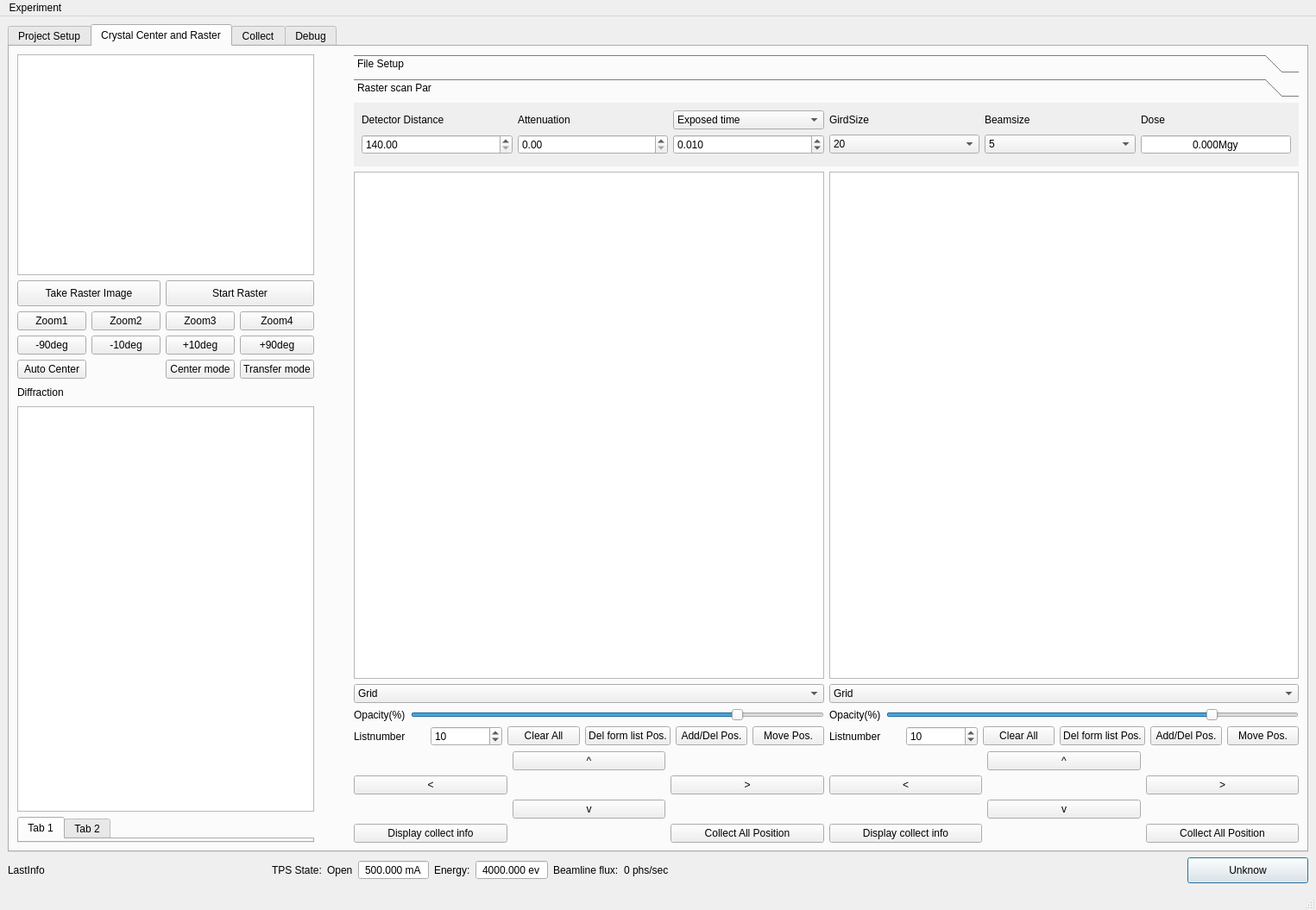
<?xml version="1.0" encoding="UTF-8"?>
<ui version="4.0">
 <class>MainWindow</class>
 <widget class="QMainWindow" name="MainWindow">
  <property name="geometry">
   <rect>
    <x>0</x>
    <y>0</y>
    <width>1525</width>
    <height>1055</height>
   </rect>
  </property>
  <property name="sizePolicy">
   <sizepolicy hsizetype="Preferred" vsizetype="Preferred">
    <horstretch>0</horstretch>
    <verstretch>0</verstretch>
   </sizepolicy>
  </property>
  <property name="windowTitle">
   <string>Mesh and Collect</string>
  </property>
  <widget class="QWidget" name="centralwidget">
   <property name="sizePolicy">
    <sizepolicy hsizetype="Maximum" vsizetype="Maximum">
     <horstretch>0</horstretch>
     <verstretch>0</verstretch>
    </sizepolicy>
   </property>
   <layout class="QGridLayout" name="gridLayout_2" rowstretch="0,0,0" columnstretch="0,0,0">
    <property name="sizeConstraint">
     <enum>QLayout::SetDefaultConstraint</enum>
    </property>
    <item row="2" column="0" colspan="3">
     <layout class="QHBoxLayout" name="horizontalLayout">
      <item>
       <widget class="QLabel" name="LastInfo">
        <property name="minimumSize">
         <size>
          <width>300</width>
          <height>0</height>
         </size>
        </property>
        <property name="frameShape">
         <enum>QFrame::NoFrame</enum>
        </property>
        <property name="text">
         <string>LastInfo</string>
        </property>
        <property name="textFormat">
         <enum>Qt::AutoText</enum>
        </property>
       </widget>
      </item>
      <item>
       <widget class="QLabel" name="label">
        <property name="text">
         <string>TPS State:</string>
        </property>
       </widget>
      </item>
      <item>
       <widget class="QLabel" name="TPSStateText">
        <property name="font">
         <font>
          <weight>50</weight>
          <bold>false</bold>
         </font>
        </property>
        <property name="text">
         <string>Open</string>
        </property>
       </widget>
      </item>
      <item>
       <widget class="QDoubleSpinBox" name="Current">
        <property name="minimumSize">
         <size>
          <width>0</width>
          <height>0</height>
         </size>
        </property>
        <property name="autoFillBackground">
         <bool>false</bool>
        </property>
        <property name="frame">
         <bool>true</bool>
        </property>
        <property name="alignment">
         <set>Qt::AlignCenter</set>
        </property>
        <property name="readOnly">
         <bool>true</bool>
        </property>
        <property name="buttonSymbols">
         <enum>QAbstractSpinBox::NoButtons</enum>
        </property>
        <property name="specialValueText">
         <string/>
        </property>
        <property name="accelerated">
         <bool>false</bool>
        </property>
        <property name="keyboardTracking">
         <bool>true</bool>
        </property>
        <property name="prefix">
         <string/>
        </property>
        <property name="suffix">
         <string> mA</string>
        </property>
        <property name="decimals">
         <number>3</number>
        </property>
        <property name="maximum">
         <double>1000.000000000000000</double>
        </property>
        <property name="value">
         <double>500.000000000000000</double>
        </property>
       </widget>
      </item>
      <item>
       <widget class="QLabel" name="label_2">
        <property name="text">
         <string>Energy:</string>
        </property>
       </widget>
      </item>
      <item>
       <widget class="QDoubleSpinBox" name="Energy">
        <property name="alignment">
         <set>Qt::AlignCenter</set>
        </property>
        <property name="readOnly">
         <bool>true</bool>
        </property>
        <property name="buttonSymbols">
         <enum>QAbstractSpinBox::NoButtons</enum>
        </property>
        <property name="prefix">
         <string/>
        </property>
        <property name="suffix">
         <string> ev</string>
        </property>
        <property name="decimals">
         <number>3</number>
        </property>
        <property name="minimum">
         <double>4000.000000000000000</double>
        </property>
        <property name="maximum">
         <double>20000.000000000000000</double>
        </property>
       </widget>
      </item>
      <item>
       <widget class="QLabel" name="label_6">
        <property name="text">
         <string>Beamline flux:</string>
        </property>
       </widget>
      </item>
      <item>
       <widget class="QLabel" name="beamlineflux">
        <property name="inputMethodHints">
         <set>Qt::ImhNone</set>
        </property>
        <property name="frameShape">
         <enum>QFrame::NoFrame</enum>
        </property>
        <property name="frameShadow">
         <enum>QFrame::Plain</enum>
        </property>
        <property name="lineWidth">
         <number>1</number>
        </property>
        <property name="midLineWidth">
         <number>0</number>
        </property>
        <property name="text">
         <string>0 phs/sec</string>
        </property>
        <property name="textFormat">
         <enum>Qt::AutoText</enum>
        </property>
        <property name="scaledContents">
         <bool>false</bool>
        </property>
        <property name="textInteractionFlags">
         <set>Qt::LinksAccessibleByMouse|Qt::TextSelectableByMouse</set>
        </property>
       </widget>
      </item>
      <item>
       <spacer name="horizontalSpacer_2">
        <property name="orientation">
         <enum>Qt::Horizontal</enum>
        </property>
        <property name="sizeHint" stdset="0">
         <size>
          <width>40</width>
          <height>20</height>
         </size>
        </property>
       </spacer>
      </item>
      <item>
       <widget class="QPushButton" name="Active">
        <property name="minimumSize">
         <size>
          <width>140</width>
          <height>30</height>
         </size>
        </property>
        <property name="text">
         <string>Unknow</string>
        </property>
        <property name="checkable">
         <bool>true</bool>
        </property>
        <property name="checked">
         <bool>false</bool>
        </property>
        <property name="autoRepeat">
         <bool>false</bool>
        </property>
        <property name="autoExclusive">
         <bool>false</bool>
        </property>
        <property name="autoDefault">
         <bool>false</bool>
        </property>
        <property name="default">
         <bool>true</bool>
        </property>
       </widget>
      </item>
     </layout>
    </item>
    <item row="0" column="0" colspan="3">
     <widget class="QTabWidget" name="tabWidget">
      <property name="currentIndex">
       <number>1</number>
      </property>
      <widget class="QWidget" name="tab_1">
       <attribute name="title">
        <string>Project Setup</string>
       </attribute>
       <layout class="QGridLayout" name="gridLayout">
        <item row="0" column="0">
         <widget class="QComboBox" name="comboBox">
          <item>
           <property name="text">
            <string>I has no idea.....</string>
           </property>
          </item>
          <item>
           <property name="text">
            <string>Single Crystal</string>
           </property>
          </item>
          <item>
           <property name="text">
            <string>Small wedge</string>
           </property>
          </item>
         </widget>
        </item>
       </layout>
      </widget>
      <widget class="QWidget" name="tab_2">
       <attribute name="title">
        <string>Crystal Center and Raster</string>
       </attribute>
       <layout class="QGridLayout" name="gridLayout_5" columnstretch="0,0,50,50">
        <item row="0" column="0" rowspan="2">
         <layout class="QGridLayout" name="gridLayout_4" columnminimumwidth="0,0,0,0">
          <item row="5" column="0">
           <widget class="QPushButton" name="Autocenter">
            <property name="sizePolicy">
             <sizepolicy hsizetype="MinimumExpanding" vsizetype="Fixed">
              <horstretch>0</horstretch>
              <verstretch>0</verstretch>
             </sizepolicy>
            </property>
            <property name="text">
             <string>Auto Center</string>
            </property>
           </widget>
          </item>
          <item row="3" column="0">
           <widget class="QPushButton" name="Zoom1">
            <property name="sizePolicy">
             <sizepolicy hsizetype="MinimumExpanding" vsizetype="Fixed">
              <horstretch>0</horstretch>
              <verstretch>0</verstretch>
             </sizepolicy>
            </property>
            <property name="text">
             <string>Zoom1</string>
            </property>
           </widget>
          </item>
          <item row="4" column="2">
           <widget class="QPushButton" name="pos_10deg">
            <property name="sizePolicy">
             <sizepolicy hsizetype="MinimumExpanding" vsizetype="Fixed">
              <horstretch>0</horstretch>
              <verstretch>0</verstretch>
             </sizepolicy>
            </property>
            <property name="text">
             <string>+10deg</string>
            </property>
           </widget>
          </item>
          <item row="4" column="3">
           <widget class="QPushButton" name="pos_90deg">
            <property name="sizePolicy">
             <sizepolicy hsizetype="MinimumExpanding" vsizetype="Fixed">
              <horstretch>0</horstretch>
              <verstretch>0</verstretch>
             </sizepolicy>
            </property>
            <property name="text">
             <string>+90deg</string>
            </property>
           </widget>
          </item>
          <item row="5" column="2">
           <widget class="QPushButton" name="Centermode">
            <property name="sizePolicy">
             <sizepolicy hsizetype="MinimumExpanding" vsizetype="Fixed">
              <horstretch>0</horstretch>
              <verstretch>0</verstretch>
             </sizepolicy>
            </property>
            <property name="text">
             <string>Center mode</string>
            </property>
           </widget>
          </item>
          <item row="3" column="1">
           <widget class="QPushButton" name="Zoom2">
            <property name="sizePolicy">
             <sizepolicy hsizetype="MinimumExpanding" vsizetype="Fixed">
              <horstretch>0</horstretch>
              <verstretch>0</verstretch>
             </sizepolicy>
            </property>
            <property name="text">
             <string>Zoom2</string>
            </property>
           </widget>
          </item>
          <item row="4" column="0">
           <widget class="QPushButton" name="neg_90deg">
            <property name="sizePolicy">
             <sizepolicy hsizetype="MinimumExpanding" vsizetype="Fixed">
              <horstretch>0</horstretch>
              <verstretch>0</verstretch>
             </sizepolicy>
            </property>
            <property name="text">
             <string>-90deg</string>
            </property>
           </widget>
          </item>
          <item row="4" column="1">
           <widget class="QPushButton" name="neg_10deg">
            <property name="sizePolicy">
             <sizepolicy hsizetype="MinimumExpanding" vsizetype="Fixed">
              <horstretch>0</horstretch>
              <verstretch>0</verstretch>
             </sizepolicy>
            </property>
            <property name="text">
             <string>-10deg</string>
            </property>
           </widget>
          </item>
          <item row="3" column="2">
           <widget class="QPushButton" name="Zoom3">
            <property name="sizePolicy">
             <sizepolicy hsizetype="MinimumExpanding" vsizetype="Fixed">
              <horstretch>0</horstretch>
              <verstretch>0</verstretch>
             </sizepolicy>
            </property>
            <property name="text">
             <string>Zoom3</string>
            </property>
           </widget>
          </item>
          <item row="3" column="3">
           <widget class="QPushButton" name="Zoom4">
            <property name="sizePolicy">
             <sizepolicy hsizetype="MinimumExpanding" vsizetype="Fixed">
              <horstretch>0</horstretch>
              <verstretch>0</verstretch>
             </sizepolicy>
            </property>
            <property name="text">
             <string>Zoom4</string>
            </property>
           </widget>
          </item>
          <item row="5" column="3">
           <widget class="QPushButton" name="Transfermode">
            <property name="sizePolicy">
             <sizepolicy hsizetype="MinimumExpanding" vsizetype="Fixed">
              <horstretch>0</horstretch>
              <verstretch>0</verstretch>
             </sizepolicy>
            </property>
            <property name="text">
             <string>Transfer mode</string>
            </property>
           </widget>
          </item>
          <item row="0" column="0" colspan="4">
           <widget class="QGraphicsView" name="SampleViedo">
            <property name="sizePolicy">
             <sizepolicy hsizetype="MinimumExpanding" vsizetype="Minimum">
              <horstretch>0</horstretch>
              <verstretch>0</verstretch>
             </sizepolicy>
            </property>
            <property name="minimumSize">
             <size>
              <width>320</width>
              <height>256</height>
             </size>
            </property>
            <property name="maximumSize">
             <size>
              <width>1280</width>
              <height>1024</height>
             </size>
            </property>
            <property name="frameShape">
             <enum>QFrame::StyledPanel</enum>
            </property>
            <property name="verticalScrollBarPolicy">
             <enum>Qt::ScrollBarAlwaysOff</enum>
            </property>
            <property name="horizontalScrollBarPolicy">
             <enum>Qt::ScrollBarAlwaysOff</enum>
            </property>
            <property name="sizeAdjustPolicy">
             <enum>QAbstractScrollArea::AdjustToContents</enum>
            </property>
           </widget>
          </item>
          <item row="1" column="0" colspan="2">
           <widget class="QPushButton" name="Raster">
            <property name="sizePolicy">
             <sizepolicy hsizetype="MinimumExpanding" vsizetype="Fixed">
              <horstretch>0</horstretch>
              <verstretch>0</verstretch>
             </sizepolicy>
            </property>
            <property name="minimumSize">
             <size>
              <width>0</width>
              <height>30</height>
             </size>
            </property>
            <property name="text">
             <string>Take Raster Image</string>
            </property>
            <property name="iconSize">
             <size>
              <width>16</width>
              <height>16</height>
             </size>
            </property>
           </widget>
          </item>
          <item row="1" column="2" colspan="2">
           <widget class="QPushButton" name="StartRaster">
            <property name="sizePolicy">
             <sizepolicy hsizetype="MinimumExpanding" vsizetype="Fixed">
              <horstretch>0</horstretch>
              <verstretch>0</verstretch>
             </sizepolicy>
            </property>
            <property name="minimumSize">
             <size>
              <width>0</width>
              <height>30</height>
             </size>
            </property>
            <property name="text">
             <string>Start Raster</string>
            </property>
            <property name="iconSize">
             <size>
              <width>16</width>
              <height>16</height>
             </size>
            </property>
           </widget>
          </item>
         </layout>
        </item>
        <item row="0" column="2" colspan="2">
         <widget class="QToolBox" name="toolBox">
          <property name="sizePolicy">
           <sizepolicy hsizetype="Expanding" vsizetype="Fixed">
            <horstretch>0</horstretch>
            <verstretch>0</verstretch>
           </sizepolicy>
          </property>
          <property name="minimumSize">
           <size>
            <width>0</width>
            <height>0</height>
           </size>
          </property>
          <property name="maximumSize">
           <size>
            <width>16777215</width>
            <height>130</height>
           </size>
          </property>
          <property name="layoutDirection">
           <enum>Qt::LeftToRight</enum>
          </property>
          <property name="autoFillBackground">
           <bool>false</bool>
          </property>
          <property name="frameShape">
           <enum>QFrame::NoFrame</enum>
          </property>
          <property name="frameShadow">
           <enum>QFrame::Plain</enum>
          </property>
          <property name="lineWidth">
           <number>1</number>
          </property>
          <property name="midLineWidth">
           <number>0</number>
          </property>
          <property name="currentIndex">
           <number>1</number>
          </property>
          <widget class="QWidget" name="page_3">
           <property name="geometry">
            <rect>
             <x>0</x>
             <y>0</y>
             <width>1070</width>
             <height>72</height>
            </rect>
           </property>
           <attribute name="label">
            <string>File Setup</string>
           </attribute>
           <layout class="QGridLayout" name="gridLayout_12">
            <item row="0" column="0">
             <widget class="QLineEdit" name="RootPath"/>
            </item>
            <item row="1" column="0">
             <widget class="QLineEdit" name="RootPath_2">
              <property name="enabled">
               <bool>false</bool>
              </property>
              <property name="frame">
               <bool>true</bool>
              </property>
              <property name="readOnly">
               <bool>true</bool>
              </property>
             </widget>
            </item>
           </layout>
          </widget>
          <widget class="QWidget" name="page_5">
           <property name="geometry">
            <rect>
             <x>0</x>
             <y>0</y>
             <width>1056</width>
             <height>73</height>
            </rect>
           </property>
           <property name="sizePolicy">
            <sizepolicy hsizetype="Preferred" vsizetype="Fixed">
             <horstretch>0</horstretch>
             <verstretch>0</verstretch>
            </sizepolicy>
           </property>
           <attribute name="label">
            <string>Raster scan Par</string>
           </attribute>
           <layout class="QVBoxLayout" name="verticalLayout_7">
            <property name="sizeConstraint">
             <enum>QLayout::SetMinimumSize</enum>
            </property>
            <item>
             <layout class="QGridLayout" name="gridLayout_10">
              <property name="sizeConstraint">
               <enum>QLayout::SetDefaultConstraint</enum>
              </property>
              <item row="0" column="0">
               <widget class="QLabel" name="label_14">
                <property name="sizePolicy">
                 <sizepolicy hsizetype="Preferred" vsizetype="Fixed">
                  <horstretch>0</horstretch>
                  <verstretch>0</verstretch>
                 </sizepolicy>
                </property>
                <property name="text">
                 <string>Detector Distance</string>
                </property>
               </widget>
              </item>
              <item row="1" column="2">
               <widget class="QDoubleSpinBox" name="ExpouseValue">
                <property name="sizePolicy">
                 <sizepolicy hsizetype="Preferred" vsizetype="Fixed">
                  <horstretch>0</horstretch>
                  <verstretch>0</verstretch>
                 </sizepolicy>
                </property>
                <property name="decimals">
                 <number>3</number>
                </property>
                <property name="maximum">
                 <double>100.000000000000000</double>
                </property>
                <property name="value">
                 <double>0.010000000000000</double>
                </property>
               </widget>
              </item>
              <item row="0" column="2">
               <widget class="QComboBox" name="ExpousetimeType">
                <property name="sizePolicy">
                 <sizepolicy hsizetype="Preferred" vsizetype="Fixed">
                  <horstretch>0</horstretch>
                  <verstretch>0</verstretch>
                 </sizepolicy>
                </property>
                <property name="minimumSize">
                 <size>
                  <width>110</width>
                  <height>0</height>
                 </size>
                </property>
                <item>
                 <property name="text">
                  <string>Exposed time</string>
                 </property>
                </item>
                <item>
                 <property name="text">
                  <string>Rate</string>
                 </property>
                </item>
               </widget>
              </item>
              <item row="1" column="1">
               <widget class="QDoubleSpinBox" name="Attenuation">
                <property name="sizePolicy">
                 <sizepolicy hsizetype="Preferred" vsizetype="Fixed">
                  <horstretch>0</horstretch>
                  <verstretch>0</verstretch>
                 </sizepolicy>
                </property>
               </widget>
              </item>
              <item row="1" column="5">
               <widget class="QDoubleSpinBox" name="rasterdose">
                <property name="sizePolicy">
                 <sizepolicy hsizetype="Preferred" vsizetype="Fixed">
                  <horstretch>0</horstretch>
                  <verstretch>0</verstretch>
                 </sizepolicy>
                </property>
                <property name="minimumSize">
                 <size>
                  <width>0</width>
                  <height>0</height>
                 </size>
                </property>
                <property name="alignment">
                 <set>Qt::AlignCenter</set>
                </property>
                <property name="readOnly">
                 <bool>true</bool>
                </property>
                <property name="buttonSymbols">
                 <enum>QAbstractSpinBox::NoButtons</enum>
                </property>
                <property name="suffix">
                 <string>Mgy</string>
                </property>
                <property name="decimals">
                 <number>3</number>
                </property>
               </widget>
              </item>
              <item row="0" column="5">
               <widget class="QLabel" name="label_15">
                <property name="sizePolicy">
                 <sizepolicy hsizetype="Preferred" vsizetype="Fixed">
                  <horstretch>0</horstretch>
                  <verstretch>0</verstretch>
                 </sizepolicy>
                </property>
                <property name="text">
                 <string>Dose</string>
                </property>
               </widget>
              </item>
              <item row="1" column="0">
               <widget class="QDoubleSpinBox" name="Distance">
                <property name="sizePolicy">
                 <sizepolicy hsizetype="Preferred" vsizetype="Fixed">
                  <horstretch>0</horstretch>
                  <verstretch>0</verstretch>
                 </sizepolicy>
                </property>
                <property name="minimum">
                 <double>140.000000000000000</double>
                </property>
                <property name="maximum">
                 <double>1000.000000000000000</double>
                </property>
               </widget>
              </item>
              <item row="0" column="1">
               <widget class="QLabel" name="label_13">
                <property name="sizePolicy">
                 <sizepolicy hsizetype="Preferred" vsizetype="Fixed">
                  <horstretch>0</horstretch>
                  <verstretch>0</verstretch>
                 </sizepolicy>
                </property>
                <property name="text">
                 <string>Attenuation</string>
                </property>
               </widget>
              </item>
              <item row="1" column="3">
               <widget class="QComboBox" name="selectGridsize">
                <property name="sizePolicy">
                 <sizepolicy hsizetype="Preferred" vsizetype="Fixed">
                  <horstretch>0</horstretch>
                  <verstretch>0</verstretch>
                 </sizepolicy>
                </property>
                <property name="currentText">
                 <string>20</string>
                </property>
                <property name="currentIndex">
                 <number>8</number>
                </property>
                <property name="maxVisibleItems">
                 <number>11</number>
                </property>
                <item>
                 <property name="text">
                  <string>100</string>
                 </property>
                </item>
                <item>
                 <property name="text">
                  <string>90</string>
                 </property>
                </item>
                <item>
                 <property name="text">
                  <string>80</string>
                 </property>
                </item>
                <item>
                 <property name="text">
                  <string>70</string>
                 </property>
                </item>
                <item>
                 <property name="text">
                  <string>60</string>
                 </property>
                </item>
                <item>
                 <property name="text">
                  <string>50</string>
                 </property>
                </item>
                <item>
                 <property name="text">
                  <string>40</string>
                 </property>
                </item>
                <item>
                 <property name="text">
                  <string>30</string>
                 </property>
                </item>
                <item>
                 <property name="text">
                  <string>20</string>
                 </property>
                </item>
                <item>
                 <property name="text">
                  <string>10</string>
                 </property>
                </item>
                <item>
                 <property name="text">
                  <string>5</string>
                 </property>
                </item>
               </widget>
              </item>
              <item row="0" column="3">
               <widget class="QLabel" name="label_12">
                <property name="sizePolicy">
                 <sizepolicy hsizetype="Preferred" vsizetype="Fixed">
                  <horstretch>0</horstretch>
                  <verstretch>0</verstretch>
                 </sizepolicy>
                </property>
                <property name="text">
                 <string>GirdSize</string>
                </property>
               </widget>
              </item>
              <item row="0" column="4">
               <widget class="QLabel" name="label_16">
                <property name="sizePolicy">
                 <sizepolicy hsizetype="Preferred" vsizetype="Fixed">
                  <horstretch>0</horstretch>
                  <verstretch>0</verstretch>
                 </sizepolicy>
                </property>
                <property name="text">
                 <string>Beamsize</string>
                </property>
               </widget>
              </item>
              <item row="1" column="4">
               <widget class="QComboBox" name="selectBeamsize">
                <property name="sizePolicy">
                 <sizepolicy hsizetype="Preferred" vsizetype="Fixed">
                  <horstretch>0</horstretch>
                  <verstretch>0</verstretch>
                 </sizepolicy>
                </property>
                <property name="currentText">
                 <string>5</string>
                </property>
                <property name="currentIndex">
                 <number>10</number>
                </property>
                <property name="maxVisibleItems">
                 <number>11</number>
                </property>
                <item>
                 <property name="text">
                  <string>100</string>
                 </property>
                </item>
                <item>
                 <property name="text">
                  <string>90</string>
                 </property>
                </item>
                <item>
                 <property name="text">
                  <string>80</string>
                 </property>
                </item>
                <item>
                 <property name="text">
                  <string>70</string>
                 </property>
                </item>
                <item>
                 <property name="text">
                  <string>60</string>
                 </property>
                </item>
                <item>
                 <property name="text">
                  <string>50</string>
                 </property>
                </item>
                <item>
                 <property name="text">
                  <string>40</string>
                 </property>
                </item>
                <item>
                 <property name="text">
                  <string>30</string>
                 </property>
                </item>
                <item>
                 <property name="text">
                  <string>20</string>
                 </property>
                </item>
                <item>
                 <property name="text">
                  <string>10</string>
                 </property>
                </item>
                <item>
                 <property name="text">
                  <string>5</string>
                 </property>
                </item>
                <item>
                 <property name="text">
                  <string>1</string>
                 </property>
                </item>
               </widget>
              </item>
             </layout>
            </item>
           </layout>
          </widget>
         </widget>
        </item>
        <item row="1" column="2" rowspan="3">
         <layout class="QVBoxLayout" name="verticalLayout">
          <item>
           <widget class="QGraphicsView" name="RasterView1">
            <property name="verticalScrollBarPolicy">
             <enum>Qt::ScrollBarAlwaysOff</enum>
            </property>
            <property name="horizontalScrollBarPolicy">
             <enum>Qt::ScrollBarAlwaysOff</enum>
            </property>
            <property name="alignment">
             <set>Qt::AlignLeading|Qt::AlignLeft|Qt::AlignTop</set>
            </property>
            <property name="viewportUpdateMode">
             <enum>QGraphicsView::SmartViewportUpdate</enum>
            </property>
           </widget>
          </item>
          <item>
           <widget class="QComboBox" name="Overlap_Select_1">
            <property name="currentIndex">
             <number>1</number>
            </property>
            <item>
             <property name="text">
              <string>None</string>
             </property>
            </item>
            <item>
             <property name="text">
              <string>Grid</string>
             </property>
            </item>
            <item>
             <property name="text">
              <string>Dozor score</string>
             </property>
            </item>
            <item>
             <property name="text">
              <string>Number of Peaks</string>
             </property>
            </item>
            <item>
             <property name="text">
              <string>Visible resolution</string>
             </property>
            </item>
            <item>
             <property name="text">
              <string>Crystal Map</string>
             </property>
            </item>
            <item>
             <property name="text">
              <string>Crystal Map with Dozor score</string>
             </property>
            </item>
           </widget>
          </item>
          <item>
           <layout class="QHBoxLayout" name="horizontalLayout_7">
            <item>
             <widget class="QLabel" name="label_8">
              <property name="text">
               <string>Opacity(%)</string>
              </property>
             </widget>
            </item>
            <item>
             <widget class="QSlider" name="view1_opacity">
              <property name="maximum">
               <number>100</number>
              </property>
              <property name="value">
               <number>80</number>
              </property>
              <property name="orientation">
               <enum>Qt::Horizontal</enum>
              </property>
             </widget>
            </item>
           </layout>
          </item>
          <item>
           <layout class="QHBoxLayout" name="horizontalLayout_3">
            <item>
             <widget class="QLabel" name="label_4">
              <property name="text">
               <string>Listnumber</string>
              </property>
             </widget>
            </item>
            <item>
             <widget class="QSpinBox" name="List_number_1">
              <property name="value">
               <number>10</number>
              </property>
             </widget>
            </item>
            <item>
             <widget class="QPushButton" name="ClearAll_1">
              <property name="text">
               <string>Clear All</string>
              </property>
             </widget>
            </item>
            <item>
             <widget class="QPushButton" name="Delpos_1">
              <property name="text">
               <string>Del form list Pos.</string>
              </property>
             </widget>
            </item>
            <item>
             <widget class="QPushButton" name="EditPos_1">
              <property name="text">
               <string>Add/Del Pos.</string>
              </property>
              <property name="checkable">
               <bool>true</bool>
              </property>
             </widget>
            </item>
            <item>
             <widget class="QPushButton" name="MovePos_1">
              <property name="text">
               <string>Move Pos.</string>
              </property>
              <property name="checkable">
               <bool>true</bool>
              </property>
             </widget>
            </item>
           </layout>
          </item>
          <item>
           <layout class="QGridLayout" name="gridLayout_3">
            <item row="2" column="1">
             <widget class="QPushButton" name="viwe1_move_down">
              <property name="text">
               <string>v</string>
              </property>
             </widget>
            </item>
            <item row="0" column="1">
             <widget class="QPushButton" name="viwe1_move_up">
              <property name="text">
               <string>^</string>
              </property>
             </widget>
            </item>
            <item row="1" column="0">
             <widget class="QPushButton" name="viwe1_move_left">
              <property name="text">
               <string>&lt;</string>
              </property>
             </widget>
            </item>
            <item row="1" column="2">
             <widget class="QPushButton" name="viwe1_move_right">
              <property name="text">
               <string>&gt;</string>
              </property>
              <property name="autoRepeat">
               <bool>false</bool>
              </property>
             </widget>
            </item>
            <item row="3" column="2">
             <widget class="QPushButton" name="collectAllpos_1">
              <property name="text">
               <string>Collect All Position</string>
              </property>
             </widget>
            </item>
            <item row="3" column="0">
             <widget class="QPushButton" name="DetailInfo1">
              <property name="text">
               <string>Display collect info</string>
              </property>
             </widget>
            </item>
           </layout>
          </item>
         </layout>
        </item>
        <item row="1" column="3" rowspan="3">
         <layout class="QVBoxLayout" name="verticalLayout_3">
          <item>
           <widget class="QGraphicsView" name="RasterView2">
            <property name="verticalScrollBarPolicy">
             <enum>Qt::ScrollBarAlwaysOff</enum>
            </property>
            <property name="horizontalScrollBarPolicy">
             <enum>Qt::ScrollBarAlwaysOff</enum>
            </property>
            <property name="alignment">
             <set>Qt::AlignLeading|Qt::AlignLeft|Qt::AlignTop</set>
            </property>
            <property name="viewportUpdateMode">
             <enum>QGraphicsView::SmartViewportUpdate</enum>
            </property>
           </widget>
          </item>
          <item>
           <widget class="QComboBox" name="Overlap_Select_2">
            <property name="currentIndex">
             <number>1</number>
            </property>
            <item>
             <property name="text">
              <string>None</string>
             </property>
            </item>
            <item>
             <property name="text">
              <string>Grid</string>
             </property>
            </item>
            <item>
             <property name="text">
              <string>Dozor score</string>
             </property>
            </item>
            <item>
             <property name="text">
              <string>Number of Peaks</string>
             </property>
            </item>
            <item>
             <property name="text">
              <string>Visible resolution</string>
             </property>
            </item>
            <item>
             <property name="text">
              <string>Crystal Map</string>
             </property>
            </item>
            <item>
             <property name="text">
              <string>Crystal Map with Dozor score</string>
             </property>
            </item>
           </widget>
          </item>
          <item>
           <layout class="QHBoxLayout" name="horizontalLayout_8">
            <item>
             <widget class="QLabel" name="label_9">
              <property name="text">
               <string>Opacity(%)</string>
              </property>
             </widget>
            </item>
            <item>
             <widget class="QSlider" name="view2_opacity">
              <property name="maximum">
               <number>100</number>
              </property>
              <property name="value">
               <number>80</number>
              </property>
              <property name="orientation">
               <enum>Qt::Horizontal</enum>
              </property>
             </widget>
            </item>
           </layout>
          </item>
          <item>
           <layout class="QHBoxLayout" name="horizontalLayout_4">
            <item>
             <widget class="QLabel" name="label_5">
              <property name="text">
               <string>Listnumber</string>
              </property>
             </widget>
            </item>
            <item>
             <widget class="QSpinBox" name="List_number_2">
              <property name="value">
               <number>10</number>
              </property>
             </widget>
            </item>
            <item>
             <widget class="QPushButton" name="ClearAll_2">
              <property name="text">
               <string>Clear All</string>
              </property>
             </widget>
            </item>
            <item>
             <widget class="QPushButton" name="Delpos_2">
              <property name="text">
               <string>Del form list Pos.</string>
              </property>
             </widget>
            </item>
            <item>
             <widget class="QPushButton" name="EditPos_2">
              <property name="text">
               <string>Add/Del Pos.</string>
              </property>
              <property name="checkable">
               <bool>true</bool>
              </property>
             </widget>
            </item>
            <item>
             <widget class="QPushButton" name="MovePos_2">
              <property name="text">
               <string>Move Pos.</string>
              </property>
              <property name="checkable">
               <bool>true</bool>
              </property>
             </widget>
            </item>
           </layout>
          </item>
          <item>
           <layout class="QGridLayout" name="gridLayout_11">
            <item row="0" column="1">
             <widget class="QPushButton" name="viwe2_move_up">
              <property name="text">
               <string>^</string>
              </property>
             </widget>
            </item>
            <item row="1" column="2">
             <widget class="QPushButton" name="viwe2_move_right">
              <property name="text">
               <string>&gt;</string>
              </property>
             </widget>
            </item>
            <item row="1" column="0">
             <widget class="QPushButton" name="viwe2_move_left">
              <property name="text">
               <string>&lt;</string>
              </property>
             </widget>
            </item>
            <item row="2" column="1">
             <widget class="QPushButton" name="viwe2_move_down">
              <property name="text">
               <string>v</string>
              </property>
             </widget>
            </item>
            <item row="3" column="2">
             <widget class="QPushButton" name="collectAllpos_2">
              <property name="text">
               <string>Collect All Position</string>
              </property>
             </widget>
            </item>
            <item row="3" column="0">
             <widget class="QPushButton" name="DetailInfo2">
              <property name="text">
               <string>Display collect info</string>
              </property>
             </widget>
            </item>
           </layout>
          </item>
         </layout>
        </item>
        <item row="2" column="0">
         <widget class="QLabel" name="label_3">
          <property name="text">
           <string>Diffraction</string>
          </property>
         </widget>
        </item>
        <item row="2" column="1">
         <spacer name="horizontalSpacer">
          <property name="orientation">
           <enum>Qt::Horizontal</enum>
          </property>
          <property name="sizeType">
           <enum>QSizePolicy::Minimum</enum>
          </property>
          <property name="sizeHint" stdset="0">
           <size>
            <width>40</width>
            <height>20</height>
           </size>
          </property>
         </spacer>
        </item>
        <item row="3" column="0">
         <layout class="QVBoxLayout" name="verticalLayout_6" stretch="100,0">
          <item>
           <widget class="QGraphicsView" name="graphicsView_5"/>
          </item>
          <item>
           <layout class="QGridLayout" name="gridLayout_13">
            <item row="0" column="0">
             <widget class="QTabWidget" name="tabWidget_2">
              <widget class="QWidget" name="tab_5">
               <attribute name="title">
                <string>Tab 1</string>
               </attribute>
              </widget>
              <widget class="QWidget" name="tab_6">
               <attribute name="title">
                <string>Tab 2</string>
               </attribute>
              </widget>
             </widget>
            </item>
           </layout>
          </item>
         </layout>
        </item>
       </layout>
      </widget>
      <widget class="QWidget" name="Collect">
       <attribute name="title">
        <string>Collect</string>
       </attribute>
      </widget>
      <widget class="QWidget" name="tab">
       <attribute name="title">
        <string>Debug</string>
       </attribute>
       <layout class="QGridLayout" name="gridLayout_9">
        <item row="0" column="0">
         <layout class="QGridLayout" name="gridLayout_8">
          <item row="0" column="1">
           <widget class="QPushButton" name="debug_string">
            <property name="text">
             <string>string</string>
            </property>
           </widget>
          </item>
          <item row="0" column="0">
           <widget class="QPushButton" name="debug_motor">
            <property name="text">
             <string>Motor</string>
            </property>
           </widget>
          </item>
          <item row="1" column="0">
           <widget class="QPushButton" name="debug_operation">
            <property name="text">
             <string>operation</string>
            </property>
           </widget>
          </item>
          <item row="1" column="1">
           <widget class="QPushButton" name="debug_shutter">
            <property name="text">
             <string>shutter</string>
            </property>
           </widget>
          </item>
          <item row="2" column="0">
           <widget class="QPushButton" name="debug_raster">
            <property name="text">
             <string>Raster</string>
            </property>
           </widget>
          </item>
          <item row="2" column="1">
           <widget class="QPushButton" name="debug_Debug">
            <property name="text">
             <string>Debug</string>
            </property>
           </widget>
          </item>
         </layout>
        </item>
       </layout>
      </widget>
     </widget>
    </item>
   </layout>
  </widget>
  <widget class="QMenuBar" name="menubar">
   <property name="geometry">
    <rect>
     <x>0</x>
     <y>0</y>
     <width>1525</width>
     <height>20</height>
    </rect>
   </property>
   <widget class="QMenu" name="menuMeshBestGUI">
    <property name="title">
     <string>Experiment</string>
    </property>
    <addaction name="separator"/>
   </widget>
   <addaction name="menuMeshBestGUI"/>
  </widget>
  <widget class="QStatusBar" name="statusbar">
   <property name="enabled">
    <bool>true</bool>
   </property>
  </widget>
 </widget>
 <resources/>
 <connections/>
</ui>
